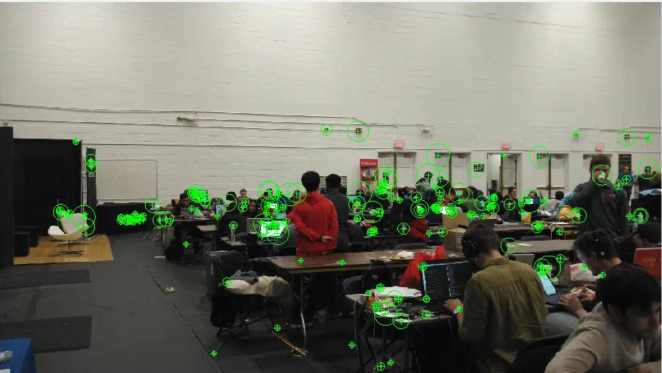
%> input picture ENEE631 - Term Project/ENEE631 - Matlab Codes - bitcamp hack April 10/MATLAB Codes/Image Registration_bitCamp_4_9/SIFT_feature_points_img1.JPG, 1323 x 745 px (shown at 1/2 size)
$ octave --eval "result = autoCrop(imread('../Image Registration_bitCamp_4_9/SIFT_feature_points_img1.JPG'));"   (GNU Octave 9; MATLAB toolbox functions it lacks are replaced by stand-ins)
%> lines starting %> are read from the running program, lines starting %| are printed output that depends on the picture; in (x1, y1, x2, y2) boxes, pixels count from 0 and x2, y2 are one past the last pixel; in counts of white or black regions, pixels touching at a corner belong together; the program's own positions count from 1
function [imCROP] = autoCrop(Im)
imBW = Im;
%> imBW is the input picture: size 745x1323x3 uint8; mean R, G, B 115, 116.8, 103.8
imBW(Im~=0) = 255;
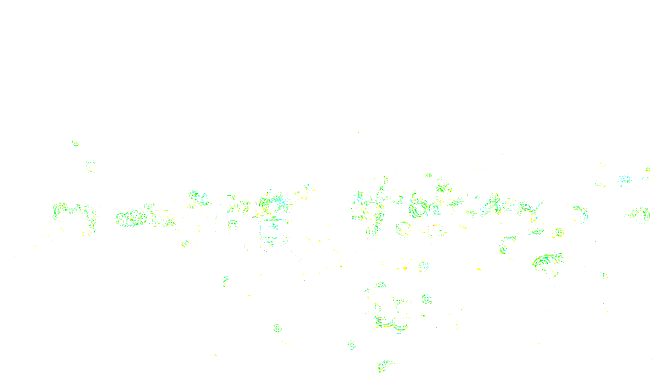
%> imBW: size 745x1323x3 uint8 (shown at 1/2 size); mean R, G, B 253.8, 255, 253.4
%figure(1);imshow(Im);
imBW = im2bw(imBW);
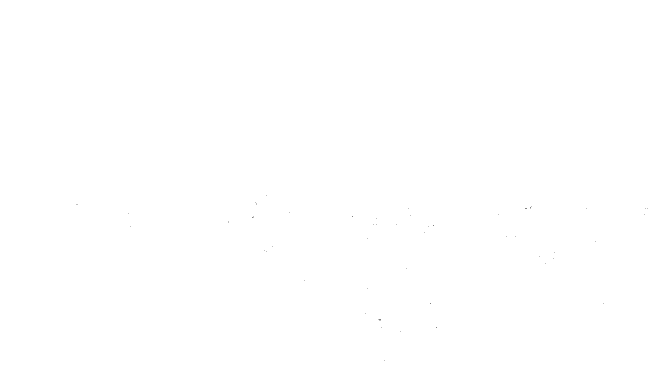
%> imBW: size 745x1323 logical (shown at 1/2 size); 100% white; black in thin lines or dots, all inside (x1, y1, x2, y2) = (153, 390, 1296, 721)

row = floor(size(Im,1)/2);
%> row = 372
col = floor(size(Im,2)/2);
%> col = 661

imROW = imBW(row,:);
%> imROW = 1323 logical values, 1323 true
imCOL = imBW(:,col)';
%> imCOL = 745 logical values, 745 true

valROW = find(imROW~=0);
%> valROW = 1323 values from 1 to 1323
valCOL = find(imCOL~=0);
%> valCOL = 745 values from 1 to 745

minCOL = min(valROW);
%> minCOL = 1
maxCOL = max(valROW);
%> maxCOL = 1323
minROW = min(valCOL);
%> minROW = 1
maxROW = max(valCOL);
%> maxROW = 745

imCROP = uint8(Im(minROW:maxROW,minCOL:maxCOL,:));
%size(imCROP)
imCROP = imresize(imCROP, [size(Im,1) size(Im,2)]);


% [48 lines of commented-out code are left out]

$ run again, on ENEE631 - Term Project/ENEE631 - Matlab Codes - bitcamp hack April 10/MATLAB Codes/Image Registration_bitCamp_4_9/SIFT_feature_points_img2.JPG
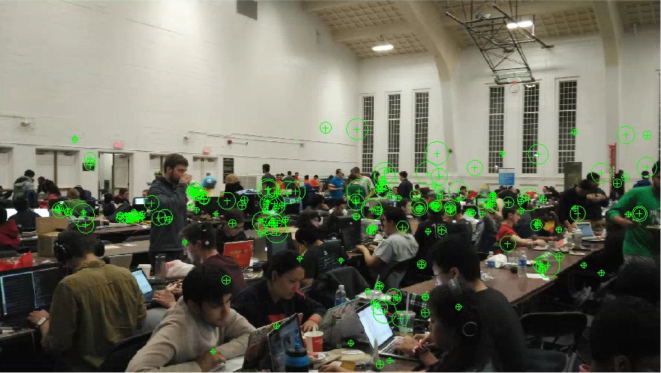
%> input picture ENEE631 - Term Project/ENEE631 - Matlab Codes - bitcamp hack April 10/MATLAB Codes/Image Registration_bitCamp_4_9/SIFT_feature_points_img2.JPG, 1321 x 745 px (shown at 1/2 size)
%> in autoCrop, imBW is the input picture: size 745x1321x3 uint8; mean R, G, B 109.4, 110.6, 95.5
%> in autoCrop, `imBW(Im~=0) = 255;`:
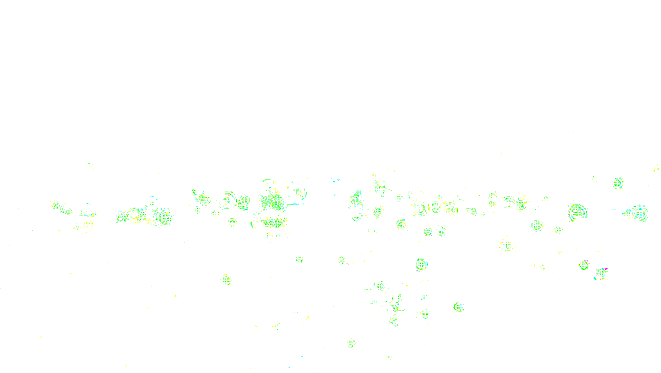
%> imBW: size 745x1321x3 uint8 (shown at 1/2 size); mean R, G, B 253.9, 255, 253.6
%> imROW = 1321 logical values, 1321 true
%> imCOL = 745 logical values, 745 true
%> valROW = 1321 values from 1 to 1321
%> valCOL = 745 values from 1 to 745
%> minCOL = 1
%> maxCOL = 1321
%> minROW = 1
%> maxROW = 745
